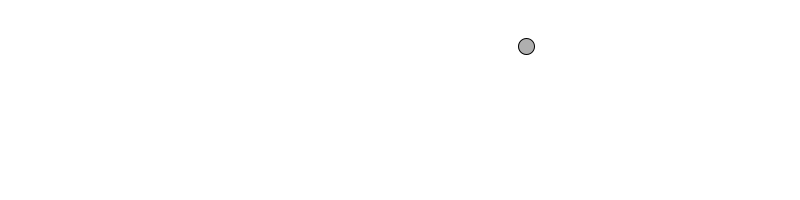
Frame 1 (no input)
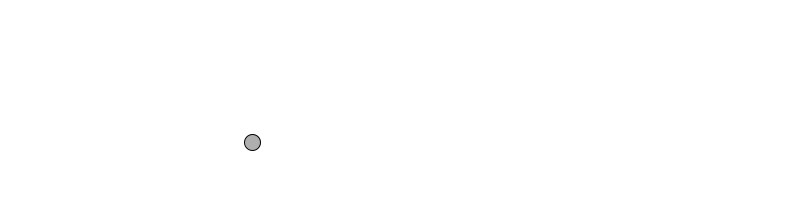
Frame 60 (the mouse pressed at the canvas centre just before this capture)
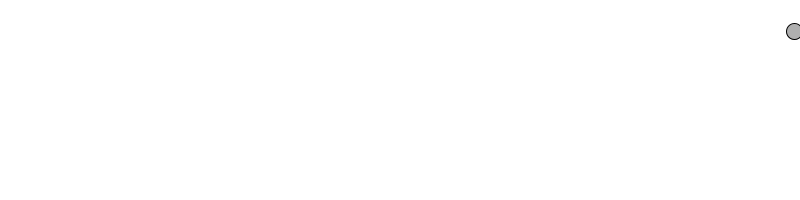
Frame 120 (the mouse held since frame 60 and released just before this capture)

The Processing sketch that drew these frames (run headless with seeded random() and noise(); from frame 60 on, the mouse is pressed at the canvas centre):

// Processing sketch: C1_3_motion101
// ── C1_3_motion101.pde
Mover mover;

void setup(){
  size(800,200);
  
  mover = new Mover();
}

void draw(){
  background(255);
  
  mover.update();
  mover.checkEdges();
  mover.display();
}
// ── Mover.pde
class Mover {
  PVector loc;
  PVector v;

  Mover() {
    loc = new PVector(random(width), random(height));
    v = new PVector(random(-10, 10), random(-10, 10));
  }

  void update() {
    loc.add(v);
  }

  void display() {
    stroke(0);
    fill(175);
    ellipse(loc.x, loc.y, 16, 16);
  }

  void checkEdges() {
    if (loc.x > width) {
      loc.x = 0;
    } 
    else if (loc.x < 0) {
      loc.x = width;
    }

    if (loc.y > height) {
      loc.y = 0;
    } 
    else if (loc.y < 0) {
      loc.y = height;
    }
  }
}
